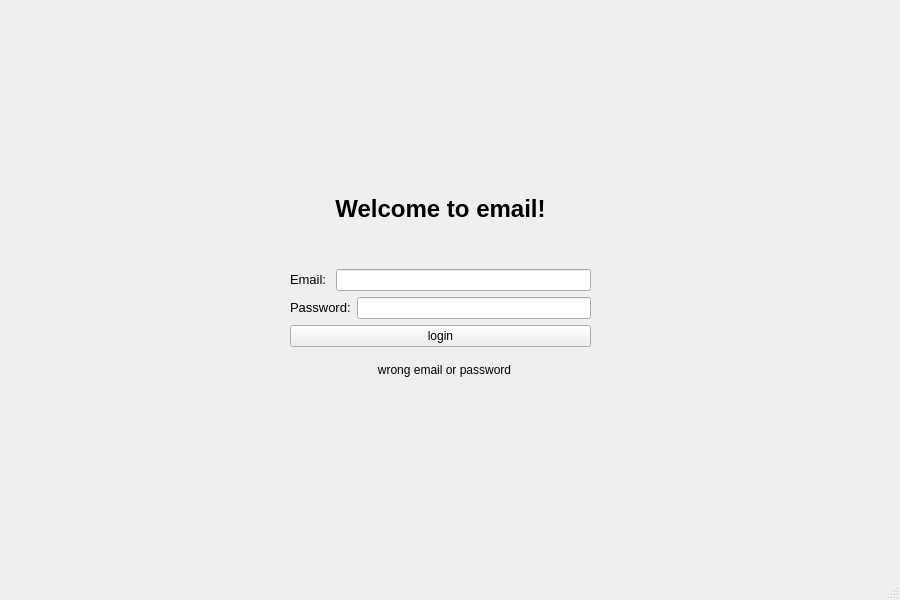
<?xml version="1.0" encoding="UTF-8"?>
<ui version="4.0">
 <class>MainWindow</class>
 <widget class="QMainWindow" name="MainWindow">
  <property name="geometry">
   <rect>
    <x>0</x>
    <y>0</y>
    <width>900</width>
    <height>600</height>
   </rect>
  </property>
  <property name="windowTitle">
   <string>MainWindow</string>
  </property>
  <widget class="QWidget" name="centralwidget">
   <widget class="QWidget" name="verticalLayoutWidget">
    <property name="geometry">
     <rect>
      <x>290</x>
      <y>156</y>
      <width>301</width>
      <height>191</height>
     </rect>
    </property>
    <layout class="QVBoxLayout" name="verticalLayout">
     <property name="leftMargin">
      <number>0</number>
     </property>
     <property name="topMargin">
      <number>0</number>
     </property>
     <property name="rightMargin">
      <number>0</number>
     </property>
     <property name="bottomMargin">
      <number>0</number>
     </property>
     <item alignment="Qt::AlignHCenter">
      <widget class="QLabel" name="welcomeLabel">
       <property name="text">
        <string>&lt;html&gt;&lt;head/&gt;&lt;body&gt;&lt;p align=&quot;center&quot;&gt;&lt;span style=&quot; font-size:18pt; font-weight:700;&quot;&gt;Welcome to email!&lt;/span&gt;&lt;/p&gt;&lt;/body&gt;&lt;/html&gt;</string>
       </property>
      </widget>
     </item>
     <item>
      <layout class="QHBoxLayout" name="horizontalLayout_2">
       <item>
        <widget class="QLabel" name="emailLabel">
         <property name="text">
          <string>&lt;html&gt;&lt;head/&gt;&lt;body&gt;&lt;p&gt;&lt;span style=&quot; font-size:10pt;&quot;&gt;Email: &lt;/span&gt;&lt;/p&gt;&lt;/body&gt;&lt;/html&gt;</string>
         </property>
        </widget>
       </item>
       <item>
        <widget class="QLineEdit" name="emailInput"/>
       </item>
      </layout>
     </item>
     <item>
      <layout class="QHBoxLayout" name="horizontalLayout_3">
       <item>
        <widget class="QLabel" name="passwordLabel">
         <property name="text">
          <string>&lt;html&gt;&lt;head/&gt;&lt;body&gt;&lt;p&gt;&lt;span style=&quot; font-size:10pt;&quot;&gt;Password:&lt;/span&gt;&lt;/p&gt;&lt;/body&gt;&lt;/html&gt;</string>
         </property>
        </widget>
       </item>
       <item>
        <widget class="QLineEdit" name="passwordInput">
         <property name="echoMode">
          <enum>QLineEdit::Password</enum>
         </property>
        </widget>
       </item>
      </layout>
     </item>
     <item>
      <widget class="QPushButton" name="loginButton">
       <property name="text">
        <string>login</string>
       </property>
      </widget>
     </item>
    </layout>
   </widget>
   <widget class="QLabel" name="loginErrorLabel">
    <property name="geometry">
     <rect>
      <x>310</x>
      <y>360</y>
      <width>269</width>
      <height>20</height>
     </rect>
    </property>
    <property name="text">
     <string>&lt;html&gt;&lt;head/&gt;&lt;body&gt;&lt;p align=&quot;center&quot;&gt;wrong email or password&lt;/p&gt;&lt;/body&gt;&lt;/html&gt;</string>
    </property>
   </widget>
  </widget>
  <widget class="QMenuBar" name="menubar">
   <property name="geometry">
    <rect>
     <x>0</x>
     <y>0</y>
     <width>900</width>
     <height>26</height>
    </rect>
   </property>
  </widget>
  <widget class="QStatusBar" name="statusbar"/>
 </widget>
 <resources/>
 <connections/>
</ui>
